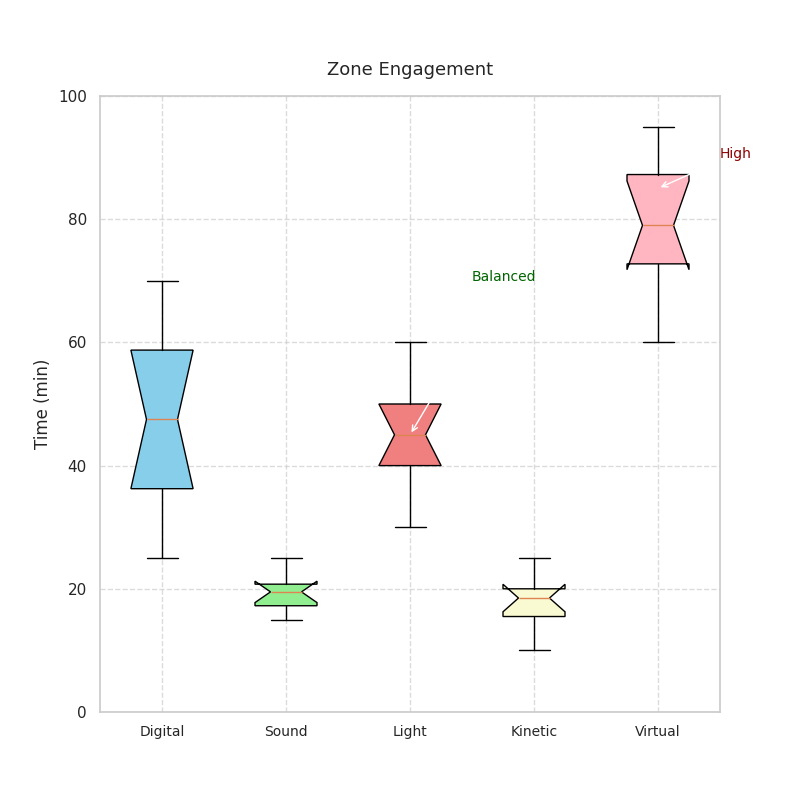

Generate this figure with Python:
import matplotlib.pyplot as plt
import numpy as np

# Data for box plot
digital_dreams_times = [25, 30, 45, 60, 40, 55, 70, 50, 65, 35]
soundscapes_times = [15, 20, 18, 22, 17, 19, 25, 20, 21, 16]
light_labyrinths_times = [30, 45, 35, 50, 40, 60, 55, 45, 50, 40]
kinetic_kinetics_times = [10, 15, 20, 25, 15, 18, 22, 20, 19, 17]
virtual_voyages_times = [60, 75, 90, 70, 80, 85, 95, 88, 72, 78]

box_data = [
    digital_dreams_times,
    soundscapes_times,
    light_labyrinths_times,
    kinetic_kinetics_times,
    virtual_voyages_times
]

zones = [
    "Digital",
    "Sound",
    "Light",
    "Kinetic",
    "Virtual"
]

# Create a single subplot for the box plot with vertical boxes
fig, ax1 = plt.subplots(figsize=(8, 8))

# Adjusted to vertical box plot
bp = ax1.boxplot(box_data, vert=True, patch_artist=True, notch=True, whis=1.5)
colors = ['skyblue', 'lightgreen', 'lightcoral', 'lightgoldenrodyellow', 'lightpink']
for patch, color in zip(bp['boxes'], colors):
    patch.set_facecolor(color)

ax1.set_title("Zone Engagement", fontsize=13, pad=15)
ax1.set_ylabel("Time (min)", fontsize=12)
ax1.set_xticks(np.arange(1, len(zones) + 1))
ax1.set_xticklabels(zones, fontsize=10)
ax1.grid(True, linestyle='--', alpha=0.7)
ax1.set_ylim(0, 100)

# Annotations
ax1.annotate('High', xy=(5, 85), xytext=(5.5, 90),
             arrowprops=dict(facecolor='black', arrowstyle='->'), fontsize=10, color='darkred')
ax1.annotate('Balanced', xy=(3, 45), xytext=(3.5, 70),
             arrowprops=dict(facecolor='black', arrowstyle='->'), fontsize=10, color='darkgreen')

# Show plot
plt.show()
